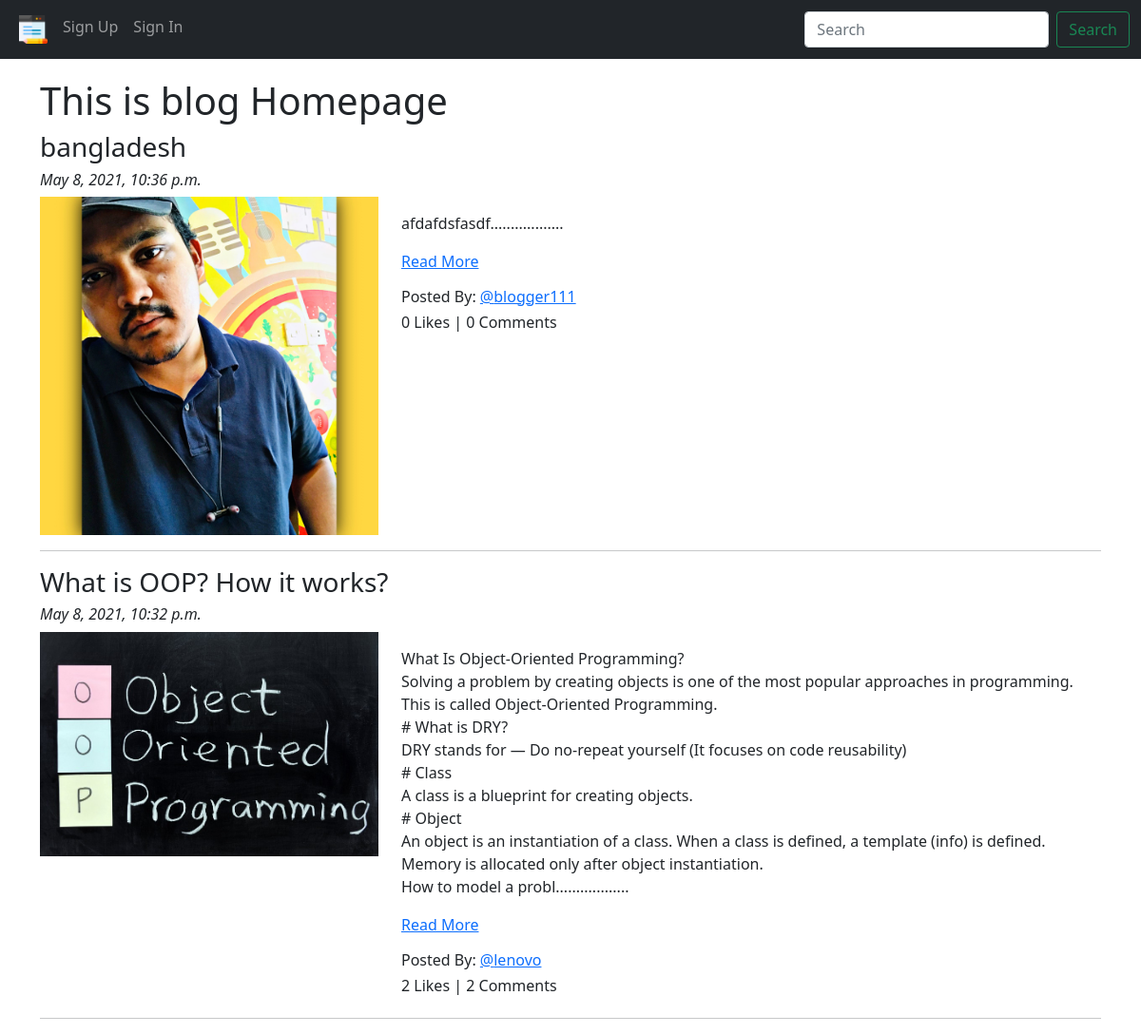
Screenshot of /blog/ with the database file from the repository.
### App_Blog/models.py (models this page shows, shortened)
class Blog(models.Model):
    author = models.ForeignKey(
        User, on_delete=models.CASCADE, related_name='post_author')
    blog_title = models.CharField(max_length=264, verbose_name="Put a Title")
    slug = models.SlugField(max_length=264, unique=True)
    blog_content = models.TextField(verbose_name="What is on your mind?")
    blog_image = models.ImageField(
        upload_to='blog_images', verbose_name="Image")
    publish_date = models.DateTimeField(auto_now_add=True)
    update_date = models.DateTimeField(auto_now=True)
    class Meta:
        ordering = ['-publish_date']

### App_Blog/views.py (the view)
# urls.py: path('', views.BlogList.as_view(), name='blog_list'),
class BlogList(ListView):
    context_object_name = 'blogs'
    model = Blog
    template_name = 'App_Blog/blog_list.html'

### App_Blog/templatetags/custom_filters.py (called while the page is built)
def range_filter(value):
    return value[0:500] + ".................."

### templates/App_Blog/blog_list.html
{% extends 'base.html' %} {% load custom_filters %} {% block title_block %} Home {% endblock %} {% block body_block %}
<h1>This is blog Homepage</h1>
{% for blog in blogs %}
<h3>{{blog.blog_title}}</h3>
<h6><i>{{blog.publish_date}}</i></h6>
<div class="row">
    <div class="col-sm-4">
        <img src="/media/{{blog.blog_image}}" alt="{{blog.blog_title}}" title="{{blog.blog_title}}" width="100%">
    </div>
    <div class="col-sm-8">
        <p>{{blog.blog_content|range_filter|linebreaks}} <a href="{% url 'App_Blog:blog_details' slug=blog.slug %}">Read
        More</a></p>
        <h6>Posted By: <a href="#">@{{blog.author}}</a></h6>
        <h6>{{blog.liked_blog.count}} Likes | {{blog.blog_comment.count }} Comments </h6>
    </div>
</div>
<hr> {% endfor %} {% endblock %}

### templates/base.html (shortened to what this page needs)
<!DOCTYPE html>
{% load static %}
<html lang="en" dir="ltr">
  <head>
    <link
      href="https://cdn.jsdelivr.net/npm/bootstrap@5.0.0-beta3/dist/css/bootstrap.min.css"
      rel="stylesheet"
    />
    <link
      href="http://maxcdn.bootstrapcdn.com/font-awesome/4.1.0/css/font-awesome.min.css"
      rel="stylesheet"
    />
  </head>
  <body>
    <nav class="navbar navbar-expand-lg navbar-dark bg-dark">
      <div class="container-fluid">
        <div class="collapse navbar-collapse" id="navbarSupportedContent">
          <ul class="navbar-nav me-auto mb-2 mb-lg-0">
            <li class="nav-item">
              <a
                class="nav-link"
                aria-current="page"
                href="{% url 'App_Blog:blog_list' %}"
                ><img src="/media/blog.png" width="30px"
              /></a>
            </li>
            {% if user.is_authenticated %}
            <li class="nav-item">
              <a class="nav-link" href="{% url 'App_Blog:create_blog' %}"
                >Publish New</a
              >
            </li>
            <li class="nav-item">
              <a class="nav-link" href="#">Settings</a>
            </li>
            {% else %}
            <li class="nav-item">
              <a class="nav-link" href="{% url 'App_Login:signup' %}"
                >Sign Up</a
              >
            </li>
            <li class="nav-item">
              <a class="nav-link" href="{% url 'App_Login:login' %}">Sign In</a>
            </li>
            {% endif %}
              </ul>
          <form class="d-flex">
            <input
              class="form-control me-2"
              type="search"
              placeholder="Search"
              aria-label="Search"
            />
            <button class="btn btn-outline-success ml-auto" type="submit">
              Search
            </button>
          </form>
        </div>
      </div>
    </nav>
    <div class="container" style="padding-top: 20px">
      {% block body_block %} {% endblock %}
    </div>
  </body>
</html>

### rows the page displays
Blog: blog_title "bangladesh", publish_date "May 8, 2021, 10:36 p.m.", blog_image (picture), blog_content|range_filter "afdafdsfasdf..................", author "blogger111", liked_blog.count "0", blog_comment.count "0"
Blog: blog_title "What is OOP? How it works?", publish_date "May 8, 2021, 10:32 p.m.", blog_image (picture), blog_content|range_filter "What Is Object-Oriented Programming? Solving a problem by creating objects is one of the most popular approaches in programming. This is called Object-Oriented Programming. # What is DRY? DRY stands for — Do no-repeat yourself (It focuses on code reusability) # Class A class is a blueprint for creating objects. # Object An object is an instantiation of a class. When a class is defined, a template (info) is defined. Memory is allocated only after object instantiation. How to model a probl..................", author "lenovo", liked_blog.count "2", blog_comment.count "2"
